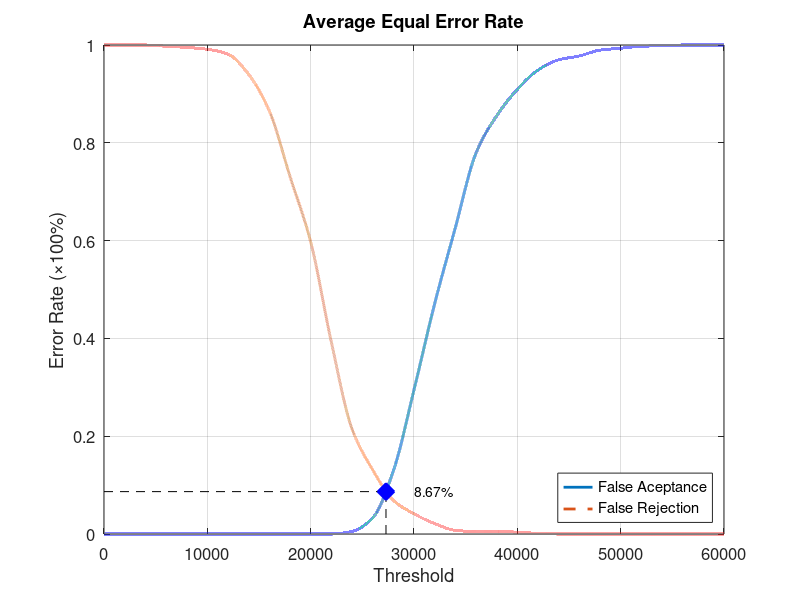
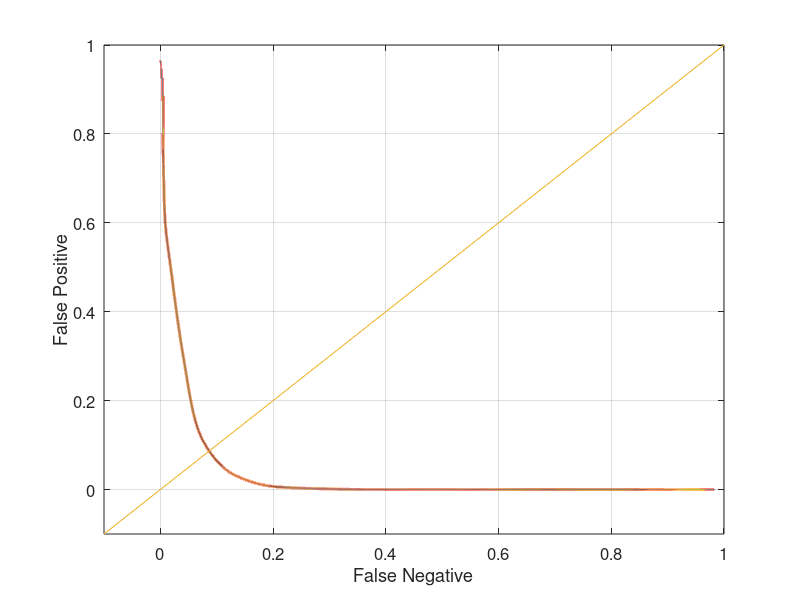

The MATLAB source for these figures, in order:
function yEER = Experiment3Average
close all;
clear;
clc;
x = 0:2000:60000;
xq = 0:0.5:60000;

y0 = [0 0 0 0 0 0 0 0 0 0 0 0 0.00526316 0.0328947 0.128947 0.294737 0.471053 0.626316 0.778947 0.855263 0.909211 0.948684 0.969737 0.977632 0.989474 0.993421 0.997368 0.998684 1 1 1];
yy0 = interp1(x, y0, xq, 'pchip');
y1 = [1 1 1 0.9975 0.995 0.99125 0.98125 0.94 0.865 0.73125 0.5975 0.3925 0.215 0.13125 0.06875 0.04125 0.02125 0.0075 0.005 0.005 0.00375 0.00125 0 0 0 0 0 0 0 0 0];
yy1 = interp1(x, y1, xq, 'pchip');

% Calculating EER: 
y2 = abs(y0 - y1);
find(y2 == min(y2))
yy2 = abs(yy0 - yy1);
xEER = find(yy2 == min(yy2));
xEERIndex = xq(xEER) % X-axis EER
yEER = yy0(xEER) % Y-axis EER

main = figure
plot(xq, yy0,'-','LineWidth', 2);	hold on
plot(xq, yy1,'--','LineWidth', 2);	hold on
plot([xEERIndex xEERIndex], [0 yEER], 'k--');	hold on
plot([0 xEERIndex], [yEER yEER], 'k--');	hold on
plot(xEERIndex, yEER, 'bx', 'LineWidth', 10);	hold on
text(xEERIndex + 10 * xEERIndex / 100, yEER, [num2str(round((10000 * yEER)) / 100) '%'])
legend('False Aceptance', 'False Rejection', 'Location', 'SouthEast')
xlabel('Threshold')
ylabel('Error Rate (\times100%)')
title('Average Equal Error Rate')
set(gca, 'FontSize', 12)
axis([0 60000 0 1])
grid on

print(main, 'Experiment3AverageMain', '-dpng');
FNRxFPR = figure('Color', [1 1 1]);
plot(yy1, yy0, '-', yy1, yy0, 'LineWidth', 2);
hold on
y = -0.1:0.1:1
plot(y, y); 
set(gca, 'FontSize', 12)
xlabel('False Negative')
ylabel('False Positive')
axis([-0.1 1 -0.1 1])
set(gca, 'FontSize', 12)
grid on

print(FNRxFPR, 'Experiment3AverageFNRxFPR','-dpng');
end
